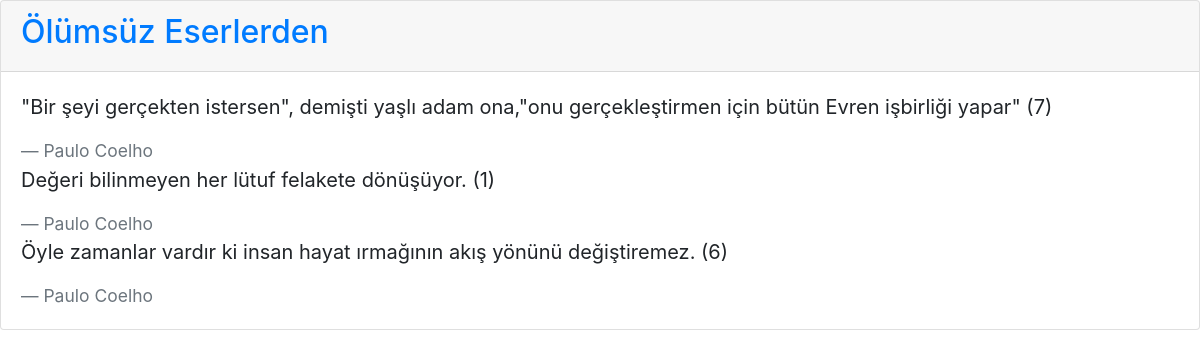
Page /quoteworld/category/6/ on the committed database.
### quoteworld/models.py (models this page shows, shortened)
class Category(models.Model):
    title = models.CharField(max_length=30, null=False)

class Quote(models.Model):
    category = models.ForeignKey(Category, on_delete=models.CASCADE)
    content = models.CharField(max_length=500, null=False)
    popularity_point = models.IntegerField(default=1)
    author = models.CharField(max_length=50, null=False)

### quoteworld/views.py (the view)
def quotesByCategory(request, category_id):
    category = Category.objects.get(pk=category_id)
    quotes = Quote.objects.filter(category__pk=category_id)
    return render(request, 'quoteworld/quotelist.html', {'quotes': quotes, 'category': category})

### quoteworld/templates/quoteworld/quotelist.html
{% load bootstrap4 %}
{% bootstrap_css %}
<div class="card">
    <div class="card-header">
        <h2 class="text-primary">{{ category.title }}</h2>
    </div>
    <div class="card-body">
        {% for q in quotes %}
                <blockquote class="blockquote mb-0">
                    <p>{{ q.content }} ({{ q.popularity_point}})</p>
                    <footer class="blockquote-footer">{{ q.author }}</footer>
                </blockquote>
        {% endfor %}
    </div>
</div>

### rows in the picture
Category: title "Ölümsüz Eserlerden"
Quote: content "\"Bir şeyi gerçekten istersen\", demişti yaşlı adam ona,\"onu gerçekleştirmen için bütün Evren işbirliği yapar\"", popularity_point "7", author "Paulo Coelho"
Quote: content "Değeri bilinmeyen her lütuf felakete dönüşüyor.", popularity_point "1", author "Paulo Coelho"
Quote: content "Öyle zamanlar vardır ki insan hayat ırmağının akış yönünü değiştiremez.", popularity_point "6", author "Paulo Coelho"
